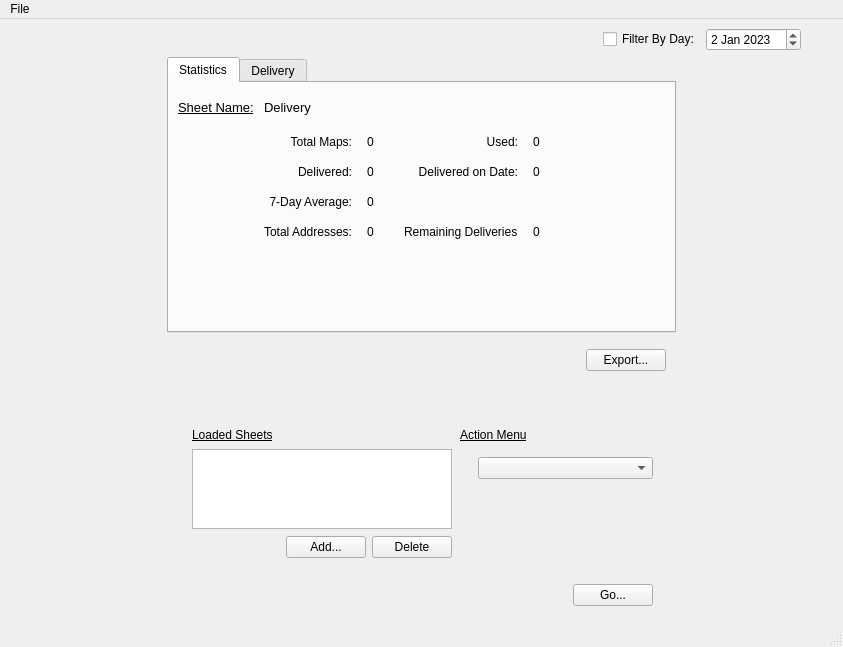
<?xml version="1.0" encoding="UTF-8"?>
<ui version="4.0">
 <class>MainWindow</class>
 <widget class="QMainWindow" name="MainWindow">
  <property name="geometry">
   <rect>
    <x>0</x>
    <y>0</y>
    <width>843</width>
    <height>647</height>
   </rect>
  </property>
  <property name="sizePolicy">
   <sizepolicy hsizetype="Ignored" vsizetype="Ignored">
    <horstretch>0</horstretch>
    <verstretch>0</verstretch>
   </sizepolicy>
  </property>
  <property name="minimumSize">
   <size>
    <width>520</width>
    <height>520</height>
   </size>
  </property>
  <property name="maximumSize">
   <size>
    <width>16777215</width>
    <height>16777215</height>
   </size>
  </property>
  <property name="windowTitle">
   <string>Address Management</string>
  </property>
  <widget class="QWidget" name="centralwidget">
   <layout class="QHBoxLayout" name="horizontalLayout_5">
    <property name="leftMargin">
     <number>12</number>
    </property>
    <property name="rightMargin">
     <number>12</number>
    </property>
    <item>
     <layout class="QVBoxLayout" name="verticalLayout">
      <property name="sizeConstraint">
       <enum>QLayout::SetMaximumSize</enum>
      </property>
      <property name="bottomMargin">
       <number>10</number>
      </property>
      <item>
       <layout class="QVBoxLayout" name="verticalLayout_2">
        <item>
         <layout class="QHBoxLayout" name="horizontalLayout_4">
          <property name="bottomMargin">
           <number>0</number>
          </property>
          <item>
           <spacer name="horizontalSpacer_6">
            <property name="orientation">
             <enum>Qt::Horizontal</enum>
            </property>
            <property name="sizeHint" stdset="0">
             <size>
              <width>40</width>
              <height>20</height>
             </size>
            </property>
           </spacer>
          </item>
          <item>
           <widget class="QCheckBox" name="checkBox">
            <property name="text">
             <string>Filter By Day:</string>
            </property>
           </widget>
          </item>
          <item>
           <widget class="QDateEdit" name="dateEdit">
            <property name="enabled">
             <bool>true</bool>
            </property>
            <property name="dateTime">
             <datetime>
              <hour>12</hour>
              <minute>0</minute>
              <second>0</second>
              <year>2023</year>
              <month>1</month>
              <day>2</day>
             </datetime>
            </property>
           </widget>
          </item>
          <item>
           <spacer name="horizontalSpacer_5">
            <property name="orientation">
             <enum>Qt::Horizontal</enum>
            </property>
            <property name="sizeType">
             <enum>QSizePolicy::Maximum</enum>
            </property>
            <property name="sizeHint" stdset="0">
             <size>
              <width>30</width>
              <height>20</height>
             </size>
            </property>
           </spacer>
          </item>
         </layout>
        </item>
        <item>
         <layout class="QHBoxLayout" name="horizontalLayout_6">
          <property name="bottomMargin">
           <number>41</number>
          </property>
          <item>
           <spacer name="horizontalSpacer_12">
            <property name="orientation">
             <enum>Qt::Horizontal</enum>
            </property>
            <property name="sizeType">
             <enum>QSizePolicy::Maximum</enum>
            </property>
            <property name="sizeHint" stdset="0">
             <size>
              <width>160</width>
              <height>20</height>
             </size>
            </property>
           </spacer>
          </item>
          <item>
           <layout class="QVBoxLayout" name="verticalLayout_5">
            <property name="rightMargin">
             <number>0</number>
            </property>
            <item>
             <widget class="QTabWidget" name="tabWidget">
              <property name="sizePolicy">
               <sizepolicy hsizetype="MinimumExpanding" vsizetype="Expanding">
                <horstretch>0</horstretch>
                <verstretch>0</verstretch>
               </sizepolicy>
              </property>
              <property name="minimumSize">
               <size>
                <width>509</width>
                <height>0</height>
               </size>
              </property>
              <property name="currentIndex">
               <number>0</number>
              </property>
              <widget class="QWidget" name="statTab">
               <property name="sizePolicy">
                <sizepolicy hsizetype="Preferred" vsizetype="MinimumExpanding">
                 <horstretch>0</horstretch>
                 <verstretch>0</verstretch>
                </sizepolicy>
               </property>
               <attribute name="title">
                <string>Statistics</string>
               </attribute>
               <layout class="QVBoxLayout" name="verticalLayout_6">
                <item>
                 <layout class="QFormLayout" name="formLayout">
                  <property name="sizeConstraint">
                   <enum>QLayout::SetMinimumSize</enum>
                  </property>
                  <property name="labelAlignment">
                   <set>Qt::AlignRight|Qt::AlignTrailing|Qt::AlignVCenter</set>
                  </property>
                  <property name="horizontalSpacing">
                   <number>10</number>
                  </property>
                  <property name="verticalSpacing">
                   <number>10</number>
                  </property>
                  <property name="rightMargin">
                   <number>0</number>
                  </property>
                  <property name="bottomMargin">
                   <number>0</number>
                  </property>
                  <item row="0" column="1">
                   <widget class="QLabel" name="sheetNameL">
                    <property name="font">
                     <font>
                      <pointsize>10</pointsize>
                     </font>
                    </property>
                    <property name="text">
                     <string>Delivery</string>
                    </property>
                   </widget>
                  </item>
                  <item row="0" column="0">
                   <widget class="QLabel" name="label_2">
                    <property name="sizePolicy">
                     <sizepolicy hsizetype="Preferred" vsizetype="Fixed">
                      <horstretch>0</horstretch>
                      <verstretch>0</verstretch>
                     </sizepolicy>
                    </property>
                    <property name="minimumSize">
                     <size>
                      <width>0</width>
                      <height>30</height>
                     </size>
                    </property>
                    <property name="font">
                     <font>
                      <pointsize>10</pointsize>
                      <bold>false</bold>
                      <underline>true</underline>
                     </font>
                    </property>
                    <property name="text">
                     <string>Sheet Name:</string>
                    </property>
                   </widget>
                  </item>
                  <item row="1" column="1">
                   <layout class="QGridLayout" name="gridLayout_2">
                    <item row="3" column="0">
                     <widget class="QLabel" name="label_6">
                      <property name="sizePolicy">
                       <sizepolicy hsizetype="Preferred" vsizetype="Fixed">
                        <horstretch>0</horstretch>
                        <verstretch>0</verstretch>
                       </sizepolicy>
                      </property>
                      <property name="minimumSize">
                       <size>
                        <width>0</width>
                        <height>20</height>
                       </size>
                      </property>
                      <property name="text">
                       <string>Total Addresses:</string>
                      </property>
                      <property name="alignment">
                       <set>Qt::AlignRight|Qt::AlignTrailing|Qt::AlignVCenter</set>
                      </property>
                     </widget>
                    </item>
                    <item row="4" column="3">
                     <spacer name="horizontalSpacer_8">
                      <property name="orientation">
                       <enum>Qt::Horizontal</enum>
                      </property>
                      <property name="sizeType">
                       <enum>QSizePolicy::Fixed</enum>
                      </property>
                      <property name="sizeHint" stdset="0">
                       <size>
                        <width>20</width>
                        <height>20</height>
                       </size>
                      </property>
                     </spacer>
                    </item>
                    <item row="0" column="0">
                     <widget class="QLabel" name="label_3">
                      <property name="sizePolicy">
                       <sizepolicy hsizetype="Preferred" vsizetype="Fixed">
                        <horstretch>0</horstretch>
                        <verstretch>0</verstretch>
                       </sizepolicy>
                      </property>
                      <property name="minimumSize">
                       <size>
                        <width>0</width>
                        <height>20</height>
                       </size>
                      </property>
                      <property name="layoutDirection">
                       <enum>Qt::LeftToRight</enum>
                      </property>
                      <property name="text">
                       <string>Total Maps:</string>
                      </property>
                      <property name="alignment">
                       <set>Qt::AlignRight|Qt::AlignTrailing|Qt::AlignVCenter</set>
                      </property>
                     </widget>
                    </item>
                    <item row="1" column="2">
                     <widget class="QLabel" name="totDelL">
                      <property name="text">
                       <string>0</string>
                      </property>
                     </widget>
                    </item>
                    <item row="0" column="4">
                     <widget class="QLabel" name="label_13">
                      <property name="text">
                       <string>Used:</string>
                      </property>
                      <property name="alignment">
                       <set>Qt::AlignRight|Qt::AlignTrailing|Qt::AlignVCenter</set>
                      </property>
                     </widget>
                    </item>
                    <item row="2" column="0">
                     <widget class="QLabel" name="label_5">
                      <property name="sizePolicy">
                       <sizepolicy hsizetype="Preferred" vsizetype="Fixed">
                        <horstretch>0</horstretch>
                        <verstretch>0</verstretch>
                       </sizepolicy>
                      </property>
                      <property name="minimumSize">
                       <size>
                        <width>0</width>
                        <height>20</height>
                       </size>
                      </property>
                      <property name="text">
                       <string>7-Day Average:</string>
                      </property>
                      <property name="alignment">
                       <set>Qt::AlignRight|Qt::AlignTrailing|Qt::AlignVCenter</set>
                      </property>
                     </widget>
                    </item>
                    <item row="0" column="2">
                     <widget class="QLabel" name="totMapsL">
                      <property name="text">
                       <string>0</string>
                      </property>
                     </widget>
                    </item>
                    <item row="1" column="4">
                     <widget class="QLabel" name="label_12">
                      <property name="text">
                       <string>Delivered on Date:</string>
                      </property>
                      <property name="alignment">
                       <set>Qt::AlignRight|Qt::AlignTrailing|Qt::AlignVCenter</set>
                      </property>
                     </widget>
                    </item>
                    <item row="4" column="5">
                     <spacer name="horizontalSpacer_7">
                      <property name="orientation">
                       <enum>Qt::Horizontal</enum>
                      </property>
                      <property name="sizeType">
                       <enum>QSizePolicy::Fixed</enum>
                      </property>
                      <property name="sizeHint" stdset="0">
                       <size>
                        <width>5</width>
                        <height>20</height>
                       </size>
                      </property>
                     </spacer>
                    </item>
                    <item row="3" column="2">
                     <widget class="QLabel" name="totAddrL">
                      <property name="text">
                       <string>0</string>
                      </property>
                     </widget>
                    </item>
                    <item row="2" column="2">
                     <widget class="QLabel" name="avgL">
                      <property name="text">
                       <string>0</string>
                      </property>
                     </widget>
                    </item>
                    <item row="4" column="1">
                     <spacer name="horizontalSpacer_9">
                      <property name="orientation">
                       <enum>Qt::Horizontal</enum>
                      </property>
                      <property name="sizeType">
                       <enum>QSizePolicy::Fixed</enum>
                      </property>
                      <property name="sizeHint" stdset="0">
                       <size>
                        <width>5</width>
                        <height>20</height>
                       </size>
                      </property>
                     </spacer>
                    </item>
                    <item row="3" column="4">
                     <widget class="QLabel" name="label_14">
                      <property name="text">
                       <string>Remaining Deliveries</string>
                      </property>
                     </widget>
                    </item>
                    <item row="1" column="0">
                     <widget class="QLabel" name="label_4">
                      <property name="sizePolicy">
                       <sizepolicy hsizetype="Preferred" vsizetype="Fixed">
                        <horstretch>0</horstretch>
                        <verstretch>0</verstretch>
                       </sizepolicy>
                      </property>
                      <property name="minimumSize">
                       <size>
                        <width>0</width>
                        <height>20</height>
                       </size>
                      </property>
                      <property name="text">
                       <string>Delivered:</string>
                      </property>
                      <property name="alignment">
                       <set>Qt::AlignRight|Qt::AlignTrailing|Qt::AlignVCenter</set>
                      </property>
                     </widget>
                    </item>
                    <item row="4" column="6">
                     <spacer name="horizontalSpacer_10">
                      <property name="orientation">
                       <enum>Qt::Horizontal</enum>
                      </property>
                      <property name="sizeHint" stdset="0">
                       <size>
                        <width>40</width>
                        <height>20</height>
                       </size>
                      </property>
                     </spacer>
                    </item>
                    <item row="3" column="6">
                     <widget class="QLabel" name="remDL">
                      <property name="text">
                       <string>0</string>
                      </property>
                     </widget>
                    </item>
                    <item row="1" column="6">
                     <widget class="QLabel" name="delByDateL">
                      <property name="text">
                       <string>0</string>
                      </property>
                     </widget>
                    </item>
                    <item row="0" column="6">
                     <widget class="QLabel" name="umL">
                      <property name="text">
                       <string>0</string>
                      </property>
                     </widget>
                    </item>
                   </layout>
                  </item>
                 </layout>
                </item>
               </layout>
              </widget>
              <widget class="QWidget" name="delTab">
               <attribute name="title">
                <string>Delivery</string>
               </attribute>
               <layout class="QVBoxLayout" name="verticalLayout_7">
                <item>
                 <layout class="QVBoxLayout" name="verticalLayout_8">
                  <property name="bottomMargin">
                   <number>0</number>
                  </property>
                  <item>
                   <widget class="QScrollArea" name="scrollArea">
                    <property name="widgetResizable">
                     <bool>true</bool>
                    </property>
                    <widget class="QWidget" name="scrollAreaWidgetContents">
                     <property name="geometry">
                      <rect>
                       <x>0</x>
                       <y>0</y>
                       <width>481</width>
                       <height>165</height>
                      </rect>
                     </property>
                     <property name="maximumSize">
                      <size>
                       <width>5000</width>
                       <height>5000</height>
                      </size>
                     </property>
                     <widget class="QTableView" name="tableView">
                      <property name="geometry">
                       <rect>
                        <x>5</x>
                        <y>-9</y>
                        <width>461</width>
                        <height>251</height>
                       </rect>
                      </property>
                     </widget>
                    </widget>
                   </widget>
                  </item>
                 </layout>
                </item>
               </layout>
              </widget>
             </widget>
            </item>
            <item>
             <spacer name="verticalSpacer_6">
              <property name="orientation">
               <enum>Qt::Vertical</enum>
              </property>
              <property name="sizeType">
               <enum>QSizePolicy::Fixed</enum>
              </property>
              <property name="sizeHint" stdset="0">
               <size>
                <width>20</width>
                <height>10</height>
               </size>
              </property>
             </spacer>
            </item>
            <item>
             <layout class="QHBoxLayout" name="horizontalLayout_3">
              <property name="rightMargin">
               <number>10</number>
              </property>
              <property name="bottomMargin">
               <number>0</number>
              </property>
              <item>
               <spacer name="horizontalSpacer_4">
                <property name="orientation">
                 <enum>Qt::Horizontal</enum>
                </property>
                <property name="sizeHint" stdset="0">
                 <size>
                  <width>40</width>
                  <height>20</height>
                 </size>
                </property>
               </spacer>
              </item>
              <item>
               <widget class="QPushButton" name="exportButton">
                <property name="sizePolicy">
                 <sizepolicy hsizetype="Maximum" vsizetype="Fixed">
                  <horstretch>0</horstretch>
                  <verstretch>0</verstretch>
                 </sizepolicy>
                </property>
                <property name="text">
                 <string>Export...</string>
                </property>
               </widget>
              </item>
             </layout>
            </item>
           </layout>
          </item>
          <item>
           <spacer name="horizontalSpacer_13">
            <property name="orientation">
             <enum>Qt::Horizontal</enum>
            </property>
            <property name="sizeType">
             <enum>QSizePolicy::Maximum</enum>
            </property>
            <property name="sizeHint" stdset="0">
             <size>
              <width>160</width>
              <height>20</height>
             </size>
            </property>
           </spacer>
          </item>
         </layout>
        </item>
        <item>
         <spacer name="verticalSpacer">
          <property name="orientation">
           <enum>Qt::Vertical</enum>
          </property>
          <property name="sizeType">
           <enum>QSizePolicy::Fixed</enum>
          </property>
          <property name="sizeHint" stdset="0">
           <size>
            <width>20</width>
            <height>10</height>
           </size>
          </property>
         </spacer>
        </item>
        <item>
         <spacer name="verticalSpacer_2">
          <property name="orientation">
           <enum>Qt::Vertical</enum>
          </property>
          <property name="sizeType">
           <enum>QSizePolicy::Minimum</enum>
          </property>
          <property name="sizeHint" stdset="0">
           <size>
            <width>16</width>
            <height>0</height>
           </size>
          </property>
         </spacer>
        </item>
       </layout>
      </item>
      <item>
       <layout class="QGridLayout" name="gridLayout">
        <property name="bottomMargin">
         <number>0</number>
        </property>
        <item row="0" column="3">
         <widget class="QLabel" name="label_7">
          <property name="font">
           <font>
            <underline>true</underline>
           </font>
          </property>
          <property name="text">
           <string>Action Menu</string>
          </property>
          <property name="indent">
           <number>2</number>
          </property>
         </widget>
        </item>
        <item row="2" column="2">
         <widget class="QListWidget" name="listWidget">
          <property name="sizePolicy">
           <sizepolicy hsizetype="Minimum" vsizetype="Maximum">
            <horstretch>0</horstretch>
            <verstretch>0</verstretch>
           </sizepolicy>
          </property>
          <property name="minimumSize">
           <size>
            <width>260</width>
            <height>80</height>
           </size>
          </property>
          <property name="maximumSize">
           <size>
            <width>16777215</width>
            <height>201</height>
           </size>
          </property>
          <property name="sizeAdjustPolicy">
           <enum>QAbstractScrollArea::AdjustToContentsOnFirstShow</enum>
          </property>
          <property name="editTriggers">
           <set>QAbstractItemView::NoEditTriggers</set>
          </property>
         </widget>
        </item>
        <item row="2" column="3">
         <layout class="QVBoxLayout" name="verticalLayout_9">
          <item>
           <layout class="QHBoxLayout" name="horizontalLayout_10">
            <item>
             <spacer name="horizontalSpacer_11">
              <property name="orientation">
               <enum>Qt::Horizontal</enum>
              </property>
              <property name="sizeType">
               <enum>QSizePolicy::Maximum</enum>
              </property>
              <property name="sizeHint" stdset="0">
               <size>
                <width>20</width>
                <height>10</height>
               </size>
              </property>
             </spacer>
            </item>
            <item>
             <widget class="QComboBox" name="rptCombo">
              <property name="sizePolicy">
               <sizepolicy hsizetype="Maximum" vsizetype="Fixed">
                <horstretch>0</horstretch>
                <verstretch>0</verstretch>
               </sizepolicy>
              </property>
              <property name="minimumSize">
               <size>
                <width>175</width>
                <height>0</height>
               </size>
              </property>
              <property name="placeholderText">
               <string>Delivered</string>
              </property>
             </widget>
            </item>
           </layout>
          </item>
          <item>
           <spacer name="verticalSpacer_3">
            <property name="orientation">
             <enum>Qt::Vertical</enum>
            </property>
            <property name="sizeType">
             <enum>QSizePolicy::Fixed</enum>
            </property>
            <property name="sizeHint" stdset="0">
             <size>
              <width>20</width>
              <height>41</height>
             </size>
            </property>
           </spacer>
          </item>
         </layout>
        </item>
        <item row="5" column="3">
         <layout class="QHBoxLayout" name="horizontalLayout_11">
          <property name="bottomMargin">
           <number>0</number>
          </property>
          <item>
           <spacer name="horizontalSpacer_2">
            <property name="orientation">
             <enum>Qt::Horizontal</enum>
            </property>
            <property name="sizeType">
             <enum>QSizePolicy::Expanding</enum>
            </property>
            <property name="sizeHint" stdset="0">
             <size>
              <width>100</width>
              <height>20</height>
             </size>
            </property>
           </spacer>
          </item>
          <item>
           <widget class="QPushButton" name="getButton">
            <property name="sizePolicy">
             <sizepolicy hsizetype="Maximum" vsizetype="Fixed">
              <horstretch>0</horstretch>
              <verstretch>0</verstretch>
             </sizepolicy>
            </property>
            <property name="text">
             <string>Go...</string>
            </property>
           </widget>
          </item>
         </layout>
        </item>
        <item row="3" column="2">
         <spacer name="verticalSpacer_4">
          <property name="orientation">
           <enum>Qt::Vertical</enum>
          </property>
          <property name="sizeType">
           <enum>QSizePolicy::Fixed</enum>
          </property>
          <property name="sizeHint" stdset="0">
           <size>
            <width>20</width>
            <height>1</height>
           </size>
          </property>
         </spacer>
        </item>
        <item row="4" column="2">
         <layout class="QVBoxLayout" name="verticalLayout_4">
          <item>
           <layout class="QHBoxLayout" name="horizontalLayout_9">
            <property name="bottomMargin">
             <number>20</number>
            </property>
            <item>
             <spacer name="horizontalSpacer_3">
              <property name="orientation">
               <enum>Qt::Horizontal</enum>
              </property>
              <property name="sizeHint" stdset="0">
               <size>
                <width>40</width>
                <height>20</height>
               </size>
              </property>
             </spacer>
            </item>
            <item>
             <widget class="QPushButton" name="addButton">
              <property name="sizePolicy">
               <sizepolicy hsizetype="Maximum" vsizetype="Fixed">
                <horstretch>0</horstretch>
                <verstretch>0</verstretch>
               </sizepolicy>
              </property>
              <property name="text">
               <string>Add...</string>
              </property>
             </widget>
            </item>
            <item>
             <widget class="QPushButton" name="delButton">
              <property name="sizePolicy">
               <sizepolicy hsizetype="Maximum" vsizetype="Fixed">
                <horstretch>0</horstretch>
                <verstretch>0</verstretch>
               </sizepolicy>
              </property>
              <property name="text">
               <string>Delete</string>
              </property>
             </widget>
            </item>
           </layout>
          </item>
         </layout>
        </item>
        <item row="2" column="0">
         <spacer name="horizontalSpacer_14">
          <property name="orientation">
           <enum>Qt::Horizontal</enum>
          </property>
          <property name="sizeHint" stdset="0">
           <size>
            <width>40</width>
            <height>20</height>
           </size>
          </property>
         </spacer>
        </item>
        <item row="2" column="4">
         <spacer name="horizontalSpacer">
          <property name="orientation">
           <enum>Qt::Horizontal</enum>
          </property>
          <property name="sizeHint" stdset="0">
           <size>
            <width>40</width>
            <height>20</height>
           </size>
          </property>
         </spacer>
        </item>
        <item row="1" column="2">
         <spacer name="verticalSpacer_5">
          <property name="orientation">
           <enum>Qt::Vertical</enum>
          </property>
          <property name="sizeType">
           <enum>QSizePolicy::Fixed</enum>
          </property>
          <property name="sizeHint" stdset="0">
           <size>
            <width>20</width>
            <height>1</height>
           </size>
          </property>
         </spacer>
        </item>
        <item row="0" column="2">
         <widget class="QLabel" name="label">
          <property name="sizePolicy">
           <sizepolicy hsizetype="Minimum" vsizetype="Minimum">
            <horstretch>0</horstretch>
            <verstretch>0</verstretch>
           </sizepolicy>
          </property>
          <property name="maximumSize">
           <size>
            <width>16777215</width>
            <height>40</height>
           </size>
          </property>
          <property name="font">
           <font>
            <bold>false</bold>
            <underline>true</underline>
           </font>
          </property>
          <property name="text">
           <string>Loaded Sheets</string>
          </property>
          <property name="textFormat">
           <enum>Qt::AutoText</enum>
          </property>
          <property name="alignment">
           <set>Qt::AlignLeading|Qt::AlignLeft|Qt::AlignTop</set>
          </property>
          <property name="margin">
           <number>0</number>
          </property>
         </widget>
        </item>
        <item row="4" column="1">
         <spacer name="horizontalSpacer_15">
          <property name="orientation">
           <enum>Qt::Horizontal</enum>
          </property>
          <property name="sizeType">
           <enum>QSizePolicy::Fixed</enum>
          </property>
          <property name="sizeHint" stdset="0">
           <size>
            <width>1</width>
            <height>20</height>
           </size>
          </property>
         </spacer>
        </item>
       </layout>
      </item>
     </layout>
    </item>
   </layout>
  </widget>
  <widget class="QMenuBar" name="menubar">
   <property name="geometry">
    <rect>
     <x>0</x>
     <y>0</y>
     <width>843</width>
     <height>22</height>
    </rect>
   </property>
   <widget class="QMenu" name="menuFile">
    <property name="title">
     <string>File</string>
    </property>
    <addaction name="actionExit"/>
   </widget>
   <addaction name="menuFile"/>
  </widget>
  <widget class="QStatusBar" name="statusbar"/>
  <action name="actionExit">
   <property name="text">
    <string>Exit</string>
   </property>
  </action>
  <action name="actionSave">
   <property name="text">
    <string>Save</string>
   </property>
  </action>
 </widget>
 <tabstops>
  <tabstop>checkBox</tabstop>
  <tabstop>dateEdit</tabstop>
 </tabstops>
 <resources/>
 <connections>
  <connection>
   <sender>actionExit</sender>
   <signal>triggered()</signal>
   <receiver>MainWindow</receiver>
   <slot>close()</slot>
   <hints>
    <hint type="sourcelabel">
     <x>-1</x>
     <y>-1</y>
    </hint>
    <hint type="destinationlabel">
     <x>259</x>
     <y>299</y>
    </hint>
   </hints>
  </connection>
 </connections>
</ui>
